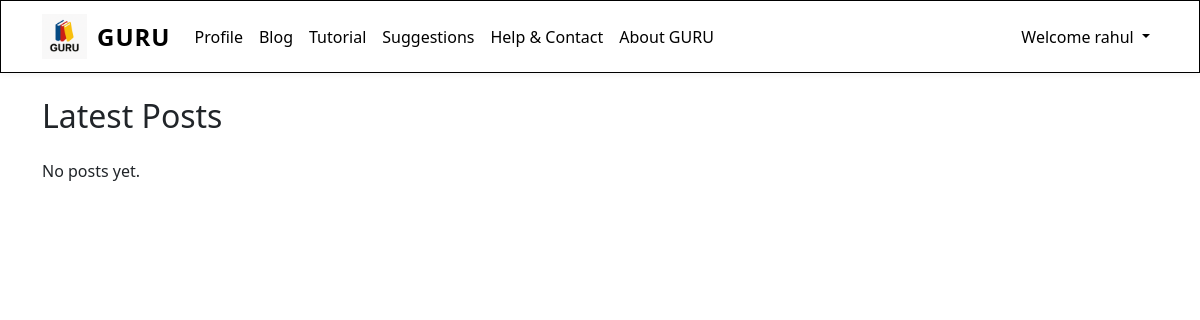
The app's page /blog/ (signed in), older data.
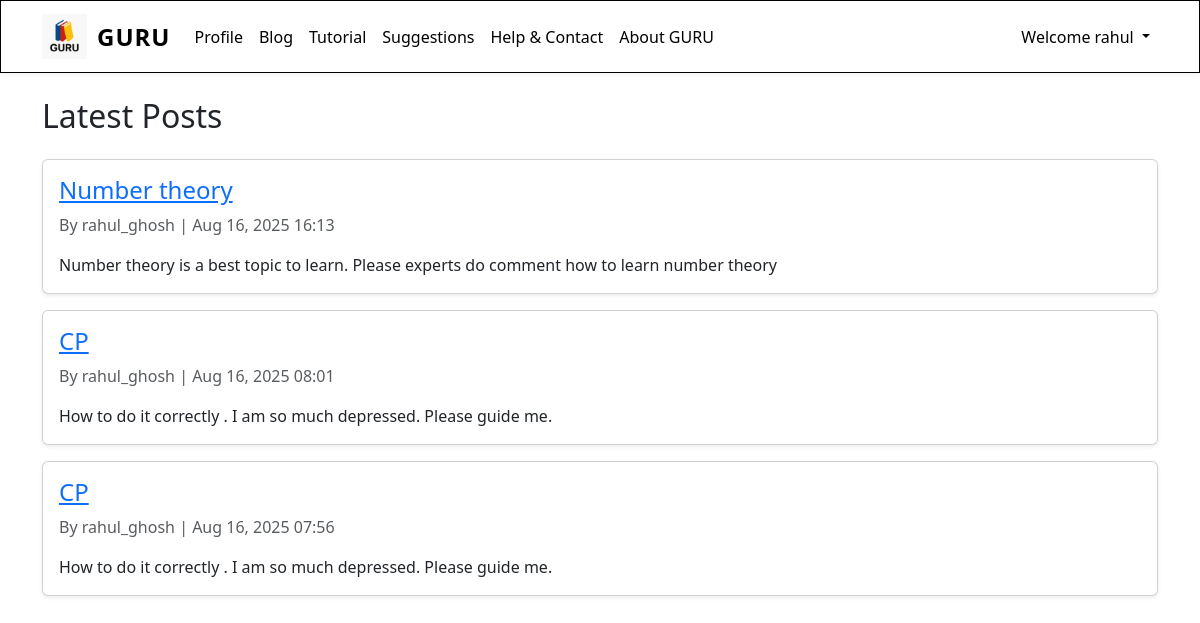
The same page, newer data.
### core/models.py (models this page shows, shortened)
class Post(models.Model):  # your existing one
    title = models.CharField(max_length=200)
    content = models.TextField()
    image = models.ImageField(upload_to='posts/', null=True, blank=True)
    author = models.ForeignKey(User, on_delete=models.CASCADE)
    created_at = models.DateTimeField(auto_now_add=True)

### core/views.py (the view)
# urls.py: path('blog/', views.blog_page, name='blog_page'),
@login_required
def blog_page(request):
    posts = Post.objects.all().order_by('-created_at')
    return render(request, 'blog.html', {'posts': posts})

### templates/blog.html (shortened to what this page needs)
{% extends 'base.html' %}
{% block content %}
<div class="container mt-4">
  <h2 class="mb-4">Latest Posts</h2>
  {% for post in posts %}
  <div class="card mb-3 shadow-sm">
    <div class="card-body">
      <h4 class="card-title">
        <a href="{% url 'blog_detail' post.id %}">{{ post.title }}</a>
      </h4>
      <p class="card-text text-muted">
        By {{ post.author }} | {{ post.created_at|date:"M d, Y H:i" }}
      </p>
      <p class="card-text">{{ post.content|truncatewords:40 }}</p>
    </div>
</div>
  {% empty %}
    <p>No posts yet.</p>
  {% endfor %}
</div>
{% endblock %}

### templates/base.html (shortened to what this page needs)
{% load static %}
{% load hasattr_tags %}
<!doctype html>
<html lang="en">
  <head>
    <link href="https://cdn.jsdelivr.net/npm/bootstrap@5.3.3/dist/css/bootstrap.min.css" rel="stylesheet">
  </head>
  <body>
    <nav class="navbar navbar-expand-lg">
      <div class="container">
        <a class="navbar-brand d-flex align-items-center" href="/">
          <img src="{% static 'images/logoe.png' %}" alt="GURU Logo" style="height: 45px; margin-right: 10px;">
          GURU
        </a>
        <div class="collapse navbar-collapse" id="eduNavbar">
          <ul class="navbar-nav me-auto mb-2 mb-lg-0">
            <li class="nav-item"><a class="nav-link" href="/profile">Profile</a></li>
            <li class="nav-item"><a class="nav-link" href="/blog">Blog</a></li>
            <li class="nav-item"><a class="nav-link" href="/tutorial">Tutorial</a></li>
            <li class="nav-item"><a class="nav-link" href="/suggestions">Suggestions</a></li>
            <li class="nav-item"><a class="nav-link" href="/contact">Help & Contact</a></li>
            <li class="nav-item"><a class="nav-link" href="/about">About GURU</a></li>
          </ul>
          <ul class="navbar-nav ms-auto mb-2 mb-lg-0">
            {% if request.user.is_authenticated %}
              <li class="nav-item dropdown">
                <a class="nav-link dropdown-toggle" href="#" role="button" data-bs-toggle="dropdown" aria-expanded="false">
                  Welcome {{ request.user.username }}
                </a>
              </li>
            {% endif %}
          </ul>
        </div>
      </div>
    </nav>
    <main>
      {% block content %}{% endblock content %}
    </main>
  </body>
</html>

### templates/base.html (style rules this page uses)
.navbar { background-color: #fff; border-top: 1px solid #000; border-bottom: 1px solid #000; border-right: 1px solid #000; border-left: 1px solid #000; box-shadow: 0 2px 6px rgba(0,0,0,0.05); }
.navbar-brand { font-size: 1.5rem; font-weight: 700; color: #000 !important; letter-spacing: 1px; }
.nav-link { color: #000 !important; font-weight: 500; transition: 0.3s; }

Row changes from the older to the newer data that the page shows:
added Post: title "Number theory", author "rahul_ghosh", created_at "Aug 16, 2025 16:13", content "Number theory is a best topic to learn. Please experts do comment how to learn number theory"
added Post: title "CP", author "rahul_ghosh", created_at "Aug 16, 2025 08:01", content "How to do it correctly . I am so much depressed. Please guide me."
added Post: title "CP", author "rahul_ghosh", created_at "Aug 16, 2025 07:56", content "How to do it correctly . I am so much depressed. Please guide me."
Text that changed along with them:
text no longer shown: "No posts yet."
